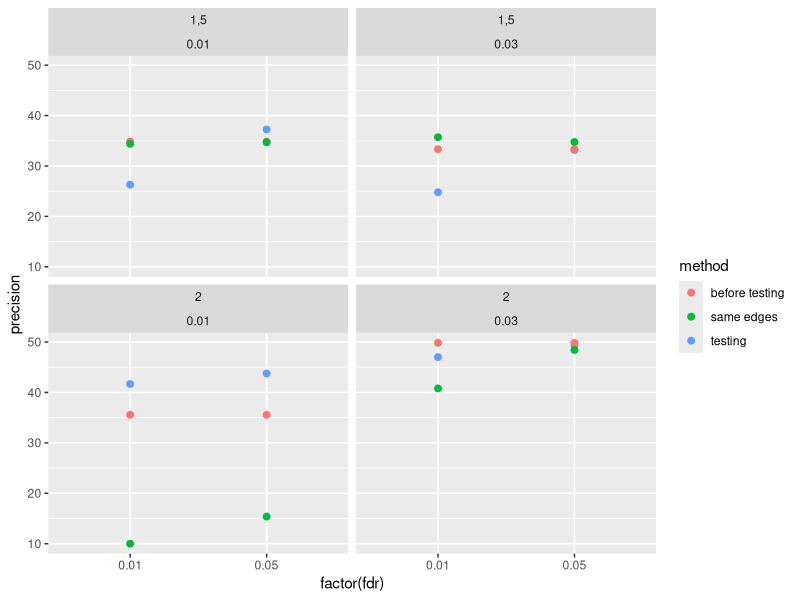
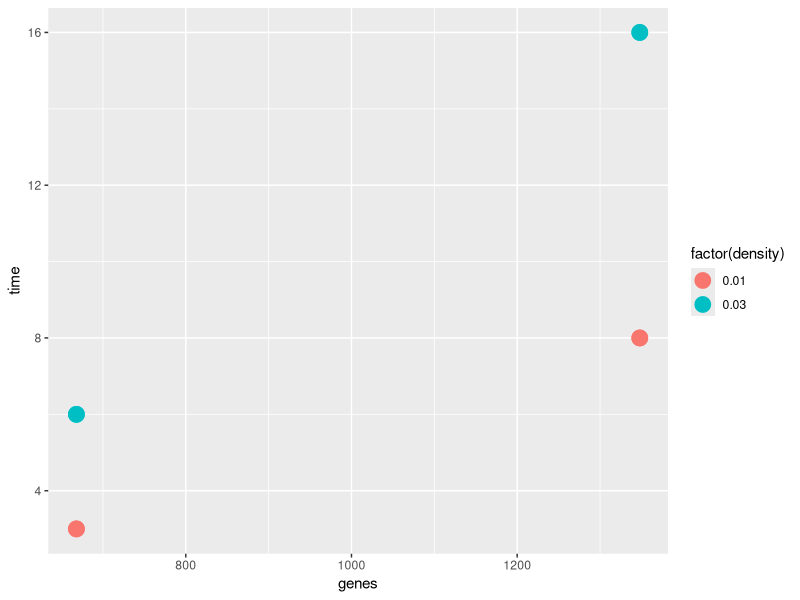

These figures' R source, in order:
library(ggplot2)


data <- read.csv("data/resultsBenchmark.csv", sep = ';')

colnames(data)[1] <- "lfc"
ggplot(data, aes(color = method, x = factor(fdr), y = precision)) + 
  geom_point(size = 2) +
  facet_wrap(~lfc + density)


ggplot(data[data$time > 0,], aes(x = genes, color = factor(density), y = time)) + geom_point(size = 5)
